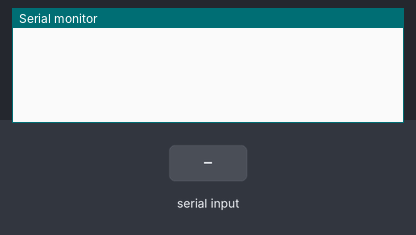
A sketch run on a simulated Arduino Uno, built with avr-gcc and run on an emulated ATmega328P. Shown: the last lines printed to the serial monitor. Inputs (shaded band) come from the test bench.

Above: at 1.2 s.
1.3 s: "00" received over Serial
At 2.7 s:
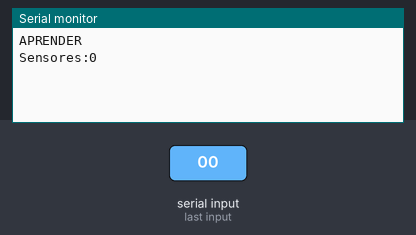
3.8 s: "90,45\n" received over Serial
At 5.4 s:
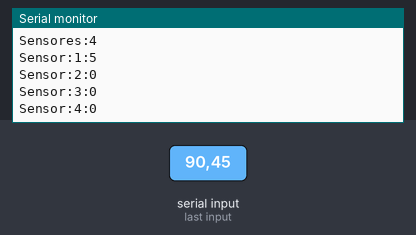
6.3 s: "200\n" received over Serial
At 8.1 s:
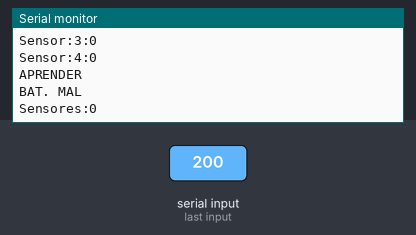
8.8 s: "A90\n" received over Serial
At 10.9 s:
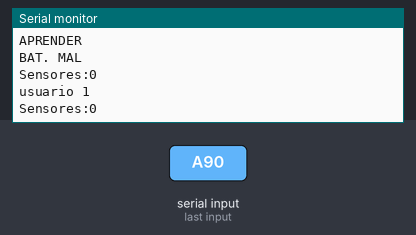
Timing chart, 0 to 12.3 s (numbered marks = the images above; inputs shaded):
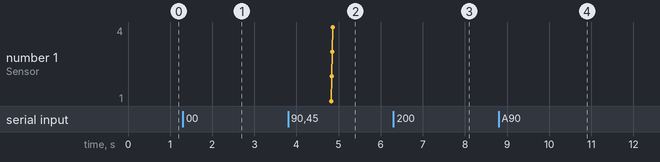

Measured:
- after the input at 1.3 s, the serial monitor: prints a new line after 1.0 s (image 1)
- after the input at 3.8 s, the serial monitor: prints a new line after 1.0 s (image 2)
- after the input at 6.3 s, the serial monitor: prints a new line after 1.0 s (image 3)
- after the input at 8.8 s, the serial monitor: prints a new line after 1.0 s (image 4)

The sketch:

RECEPCION_STRINGS.ino
```cpp
/*CADENA DE DATOS PARA REDES DE SENSORES
 * HACIA NODO PRINCIPAL
 * LA TRAMA CUENTA CON LOS SIGUIENTES DATOS
 * _______________________
 * A|00|00|0|000|A|0|0|A|A| |
 * ¯¯¯¯¯¯¯¯¯¯¯¯¯¯¯¯¯¯¯¯¯¯¯
 *A| IDENTIFICADOR DE CLIENTE
 *00|PRIORIDAD DE ENVIO DE PAQUETES
 *        La Prioridad viene de cambios altos en
 *        los sensores del cliente y es necesario
 *        conocer de mas cerca su estado y comprobar
 *        que no es un error.
 * 00| INDICADOR DE BATERIA
 *        Mediante 4 niveles se indica el valor de la
 *        bateria del cliente para determinar su tiempo
 *        de envio de datos
 * 0| INDICADOR DE NUMERO DE SENSORES ANALOGOS
 *        Indica el numero de sensores utilizados en el
 *        cliente para realizar las diferentes lecturas
 * 000| VALOR ANALOGO DE SENSOR
 *        Depende del numero del indicador de numero de
 *        sensores, pueden ser 3 digitos, se recomienda
 *        hasta 5 sensorescon un total de 15 digitos.
 * A| INDICADOR DE FIN DE VALOR ANALOGO
 *        Es el fin de lectura de numero por cada valor
 *        analogo traido,  se usa el mismo identificador
 *        de cliente. si se tiene mas sensores, por
 *        cada sensor se tiene un indicador de fin.Ej:
 *        2 sensores: 000A000A
 *        3 sensores: 000A000A000A
 * 0| INDICADOR DE NUMERO DE SENSORES DIGITALES
 *        Indicar el numero de sensores digitales o
 *        estados boleanos de comprobacion que necesitan
 *        es un campo multiuso.
 * 0| VALOR DE SENSOR DIGITAL O INDICADOR DE COMPROBACION
 *        El valor del sensor digital puede ser 1 o 0 para
 *        su lectura, si es de comprobacion se puede usar
 *        otros caracteres de llenado para ser comparados
 *        en el nodo central
 *  A| INDICADOR DE FIN DE VALOR DIGITAL O COMPROBACION
 *        Fin de lectura del valor digital o comprobacion,
 *        se usa el mismo identificador de cliente.
 *        si se tiene mas sensores o comprobadores se usa:
 *        2 sensores: 1A0A
 *        1 sensores, 1 indicador : 1A8A
 * A| FIN DE ENVIO
 *        Comprueba el fin de trama de datos y si el usurio,
 *        en caso de no recibir este dato, el sistema entiende
 *        como error de cx y pedira el reenvio de la trama.
 *  | CAMPO DE FIN DE ENVIO
 *        Para un correcto fin de trama se envia un caracter
 *        que permite reconocer que el buffer esta ya bacio
 */
#include <stdlib.h> // libreria usada para conversion de tipo de dato

int vector;
int sen_analog;
String cadena;
int a;
int i,j;
int b=4;
int c=7;
String dato;
String bateria;
//TRAMA
/*
B112110B130B
B111110B
B001090B
*/
void setup() {
Serial.begin(9600);
}

void loop() {

while(Serial.available()) {
  // es necesario enviar un espacio en blanco al terminar la trama
  cadena= Serial.readString();// lectura de string
  a=cadena.length();// determinar tamano de trama
  char buf [a]; //definicion de vector con tamano de trama
  cadena.toCharArray(buf,a);//conversion de un string a un vector
  //evaluacion de clinetes segun identificador
  switch(buf[0]){
   case 'A':
   Serial.println("usuario 1");
     if(buf[0]==buf[a-2]){
      Serial.println("Validado");
     }
   break;
    case 'B':
   Serial.println("usuario 2");

   break;
    default:
   Serial.println("APRENDER");
   break;
  }

  bateria= String(buf[1])+String(buf[2]);
  if(bateria.equals("00"))
    {
    Serial.println("BAT. MAL");
   }
    if(bateria.equals("01"))
    {
    Serial.println("BAT. SOSO");
   }
    if(bateria.equals("11"))
   {
    Serial.println("BAT. BIEN");
   }
  dato +=(char)buf[3];
  sen_analog=dato.toInt();
  Serial.print("Sensores:");
  Serial.println(sen_analog);
  for(i=0;i<sen_analog;i++){
    vector=atoi(&buf[b]);
    Serial.print("Sensor:");
    Serial.print(i+1);
    Serial.print(":");
    Serial.println(vector);
    b=b+4;
    }
    b=4;i=0;
    dato="";
    Serial.flush();
  }
}
```
